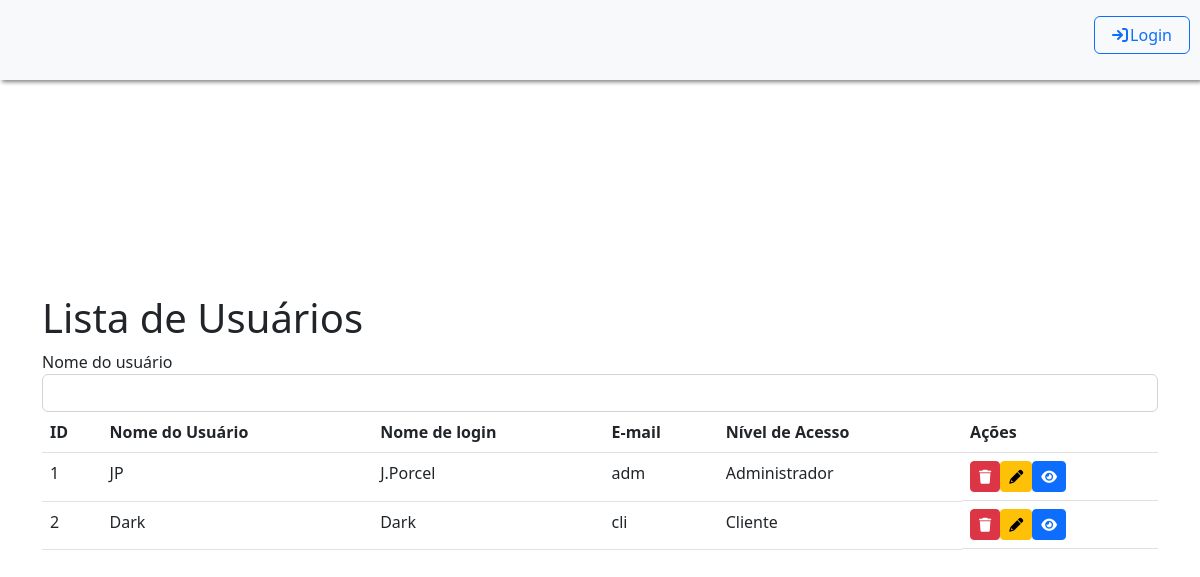
Page /Tela_Listar_Usuarios.php on the committed database.
### tables this page shows
CREATE TABLE IF NOT EXISTS usuarios (
  idusuario INT NOT NULL AUTO_INCREMENT,
  nome_usuario VARCHAR(45) NOT NULL,
  nome_login VARCHAR(45) NOT NULL,
  email VARCHAR(45) NOT NULL,
  senha VARCHAR(100) NOT NULL,
  nivel_acesso INT NOT NULL,
  ativo INT NOT NULL,
  PRIMARY KEY (idusuario));

### controllers/controller_usuario.php (the view, shortened to what this page needs)
<?php
function listarUsuarios() {
    $conexao = conectarBanco();
    if ($_SERVER['REQUEST_METHOD'] === 'POST') {
        $nome_usuario = $_POST['nome_usuario'];
        $sql = "SELECT * FROM usuarios WHERE ativo = 1";
        if (!empty($nome_usuario)) {
            $sql .= " AND nome_usuario LIKE '%$nome_usuario%'";
        }
        $result = $conexao->query($sql);
    } else {
        $sql = 'SELECT * FROM usuarios WHERE ativo = 1';
        $result = $conexao->query($sql);
    }
    if ($result->num_rows >= 0) {
        while ($row = $result->fetch_assoc()) {
            echo '<tr id="row-' . $row['idusuario'] . '">';
            echo '<td>' . $row['idusuario'] . '</td>';
            echo '<td>' . $row['nome_usuario'] . '</td>';
            echo '<td>' . $row['nome_login'] . '</td>';
            echo '<td>' . $row['email'] . '</td>';
            if ($row['nivel_acesso'] == 1) {
                echo '<td>Administrador</td>';
            } else {
                echo '<td>Cliente</td>';
            }
            echo '<td style="display: flex">';
            if ($row['idusuario'] != $_SESSION['idusuario']) {
                echo '<button name="btn-excluir" type="button" class="btn btn-danger btn-sm" onclick="excluirUsuario(' . $row['idusuario'] . ')">';
                echo '<i class="fas fa-trash"></i>';
                echo '</button>';
            } else {
                echo '<button name="btn-excluir" type="button" class="btn btn-disabled btn-sm">';
                echo '<i class="fas fa-trash"></i>';
                echo '</button>';
            }
            echo '<a href="Tela_Alterar_Usuario.php?idusuario=' . $row['idusuario'] . '"><button type="button" class="btn btn-warning btn-sm")">';
            echo '<i class="fas fa-pencil"></i>';
            echo '</button></a>';
            echo '<a href="Tela_Visualizar_Usuario.php?idusuario=' . $row['idusuario'] . '"><button type="button" class="btn btn-primary btn-sm")">';
            echo '<i class="fas fa-eye"></i>';
            echo '</button></a>';
            echo '</td>';
            echo '</tr>';
        }
    } else {
        echo '<tr><td colspan="7">Nenhum dado encontrado.</td></tr>';
    }
}
?>

### css/style.css (style rules this page uses)
html, body { height: 100%; }
body { display: -ms-flexbox; display: -webkit-box; display: flex; -ms-flex-align: center; -ms-flex-pack: center; -webkit-box-align: center; align-items: center; -webkit-box-pack: center; justify-content: center; padding-top: 40px; padding-bottom: 40px; background-color: #f5f5f5; }

### rows in the picture
usuarios: idusuario "1", nome_usuario "JP", nome_login "J.Porcel", email "adm", nivel_acesso "Administrador"
usuarios: idusuario "2", nome_usuario "Dark", nome_login "Dark", email "cli", nivel_acesso "Cliente"
